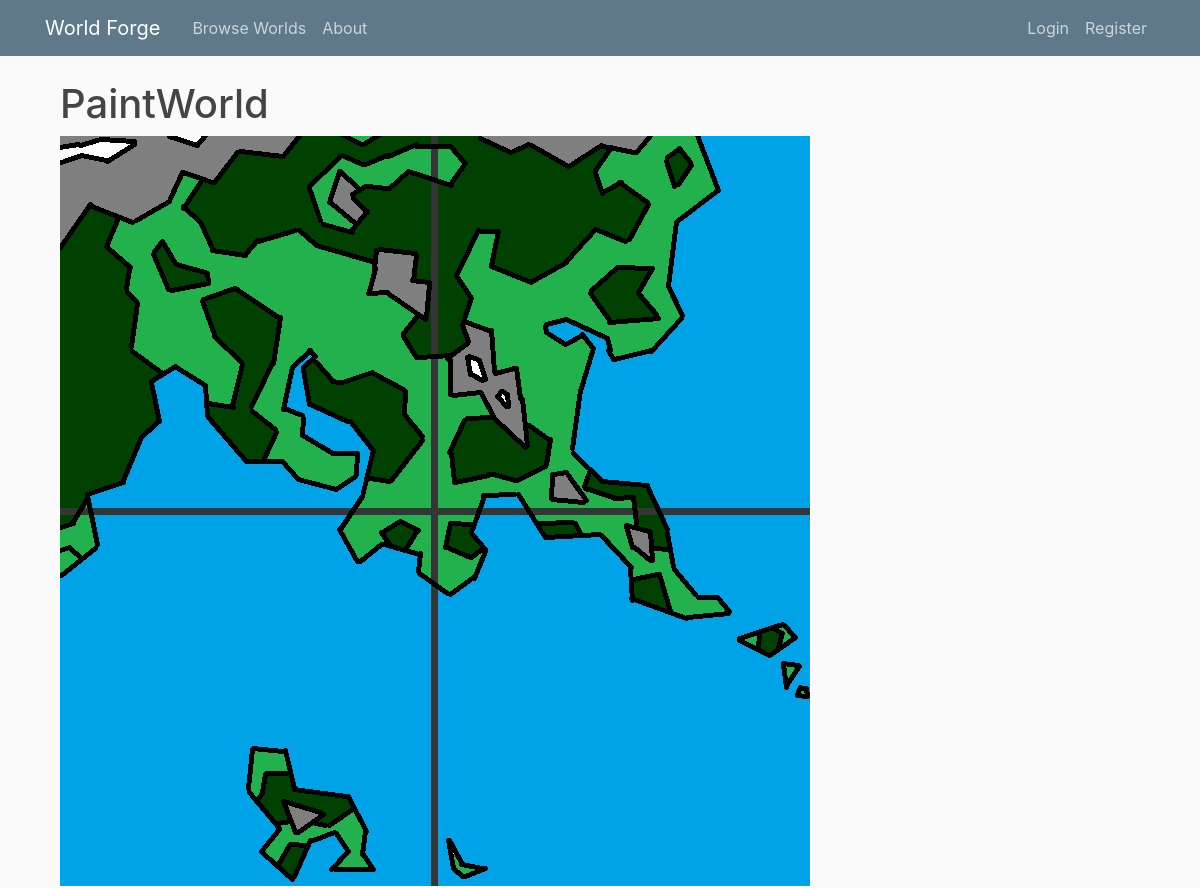
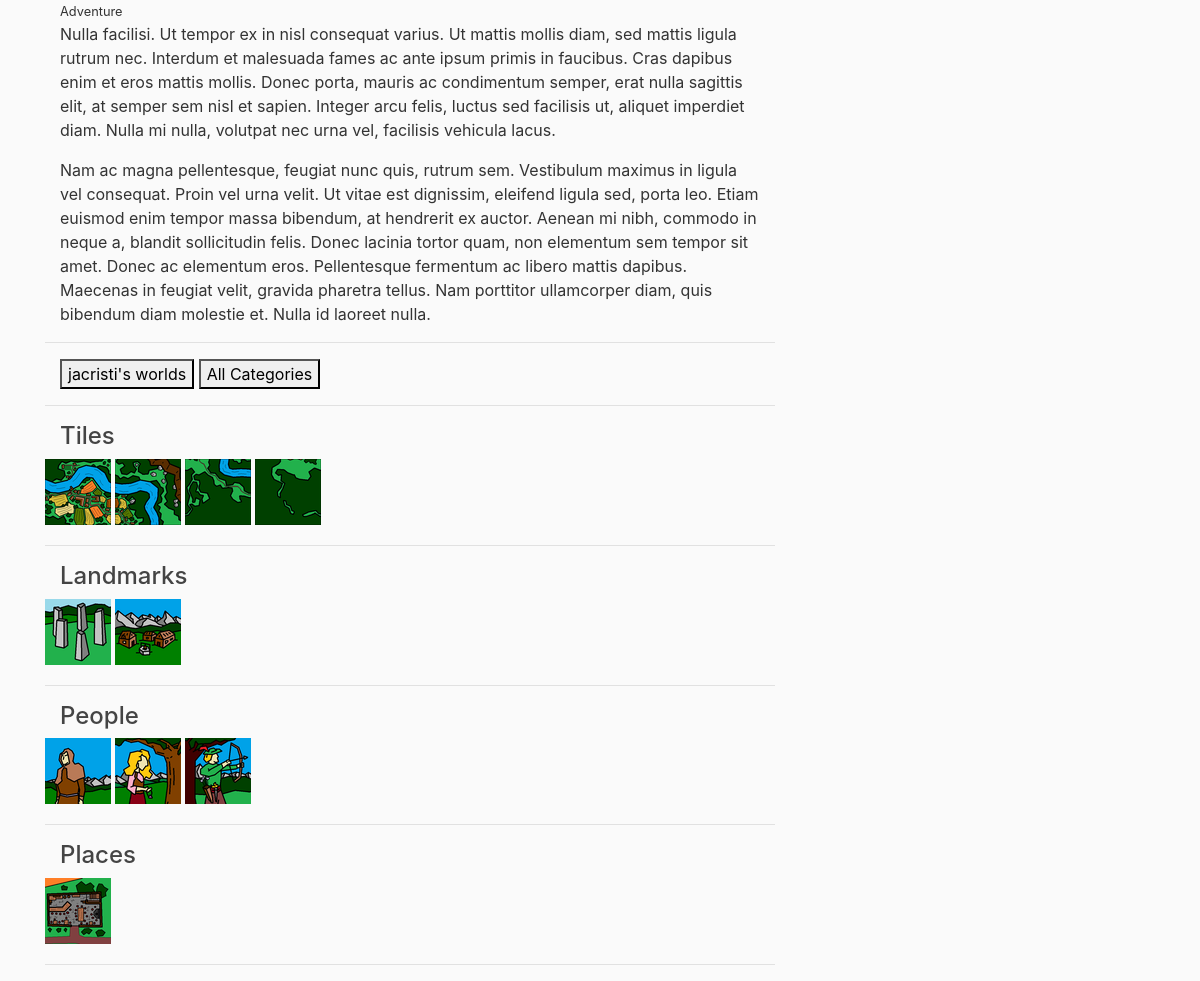
The app's page /forge/jacristi/PaintWorld/ with its own data (2 pictures, top to bottom).
### forge/models.py (models this page shows, shortened)
class World(models.Model):
    is_public = models.BooleanField(default=False)
    name = models.CharField(max_length=100, validators=[validate_name,])
    genre = models.CharField(max_length=100, blank=True)
    description = models.TextField(blank=True)
    story = models.TextField(blank=True)
    creator = models.ForeignKey(User, on_delete=models.CASCADE)
    image = models.ImageField(default='default_world.jpg', upload_to='world_images')
    image_thumb = models.ImageField(default='default_world_thumb.jpg', upload_to='world_images/thumbs')
    image_credit = models.CharField(max_length=120, blank=True)
    str_name = models.CharField(max_length=200, blank=True)
    class Meta:
        ordering = ('str_name',)
        unique_together= (('creator', 'name'),)

class Tile(models.Model):
    loc = None # Will be used for determining the location of Tiles in the grid/table on the page itself
    name = models.CharField(max_length=100, validators=[validate_name,])
    description = models.TextField(blank=True)
    story = models.TextField(blank=True)
    world = models.ForeignKey(World, on_delete=models.CASCADE)
    creator = models.ForeignKey(User, on_delete=models.CASCADE)
    image = models.ImageField(default='default_tile.jpg', upload_to='tile_images')
    image_thumb = models.ImageField(default='default_tile_thumb.jpg', upload_to='tile_images/thumbs')
    image_credit = models.CharField(max_length=120, blank=True)
    str_name = models.CharField(max_length=200, blank=True)
    class Meta:
        ordering = ('str_name',)
        unique_together= (('creator', 'world', 'name'),)

class Category(models.Model): # Tile will be the initial, default Category of Things
    name = models.CharField(max_length=100, validators=[validate_name,])
    description = models.TextField(blank=True)
    story = models.TextField(blank=True)
    world = models.ForeignKey(World, on_delete=models.CASCADE)
    creator = models.ForeignKey(User, on_delete=models.CASCADE)
    tile = models.ManyToManyField(Tile, blank=True) #Named incorrectly should be plural tiles, not singular tile
    created_tile_name = None
    str_name = models.CharField(max_length=200, blank=True)
    class Meta:
        ordering = ('str_name',)
        verbose_name_plural = "categories"
        unique_together= (('creator', 'world', 'name'),)

class Thing(models.Model):
    name = models.CharField(max_length=100, validators=[validate_name,])
    description = models.TextField(blank=True)
    story = models.TextField(blank=True)
    category = models.ForeignKey(Category, on_delete=models.CASCADE, blank=False)
    world = models.ForeignKey(World, on_delete=models.CASCADE)
    creator = models.ForeignKey(User, on_delete=models.CASCADE)
    image = models.ImageField(default='default_thing.jpg', upload_to='thing_images')
    image_thumb = models.ImageField(default='default_thing_thumb.jpg', upload_to='thing_images/thumbs')
    image_credit = models.CharField(max_length=120, blank=True)
    tiles = models.ManyToManyField(Tile, blank=True)
    created_tile_name = None
    str_name = models.CharField(max_length=200, blank=True)
    class Meta:
        ordering = ('str_name',)
        unique_together= (('creator', 'world', 'name', 'category'),)

### forge/views.py (the view)
# urls.py: url(r'^(?P<username>[A-Za-z0-9]+)/(?P<world_name>[^\\]+)/$', views.world_detail, name='world_detail'),
def world_detail(request, username, world_name):
    user_obj = User.objects.get(username=username)
    world = World.objects.get(creator=user_obj, name=world_name)
    tiles = Tile.objects.filter(creator=user_obj, world=world)
    categories = Category.objects.filter(creator=user_obj, world=world)
    things = Thing.objects.filter(creator=user_obj, world=world)
    is_user = True if request.user == user_obj else False
    context = {
        'is_user': is_user,
        'user_obj':user_obj,
        'world': world,
        'tiles': tiles,
        'categories':categories,
        'things': things,
        }
    return render(request, 'forge/world_detail.html', context)

### forge/templates/forge/world_detail.html (shortened to what this page needs)
{% extends 'forge/base.html' %}
{% load static %}
{% block content %}
{% if world.is_public or is_user %}
  <div class='container'>
    <h1>{{ world.name }}
    </h1>
    <img src="{{ world.image.url }}">
    <small>{{ world.genre }}</small>
    <p>{{ world.description }}</p>
    <p>{{ world.story }}</p>
  </div>
  <hr/>
  <div class="container">
      <a href="{% url 'world_index' user_obj.username %}" style='text-decoration: none'><button>{{ user_obj.username }}'s worlds</button></a>
      <a href="{% url 'category_index' user_obj.username world.name %}" style='text-decoration: none'><button>All Categories</button></a>
  </div>
  <hr/>
  <div class="container">
    <h4>Tiles</h4>
    <div class="row">
      {% for tile in tiles %}
        <div class="mb-1 mr-1">
          <a href="{% url 'tile_detail' user_obj.username world.name tile.name %}">
            <img src="{{ tile.image_thumb.url }}" title="{{ tile.name }}">
          </a>
        </div>
      {% endfor %}
    </div>
  </div>
  <hr/>
  {% for category in categories %}
    <div class="container mb-1 mr-1">
      <a href="{% url 'category_detail' user_obj.username world.name category.name %}">
          <h4 style="text-decoration:none">{{ category.name }}</h4>
      </a>
      <div class="row">
      {% for thing in things %}
        {% if thing.category == category %}
        <div class="mb-1 mr-1">
          <a href="{% url 'thing_detail' user_obj.username world.name category.name thing.name %}">
            <img src="{{ thing.image_thumb.url }}" title="{{ thing.name }}">
          </a>
        </div>
        {% endif %}
      {% endfor %}
      </div>
    </div>
    <hr/>
  {% endfor %}
{% else %}
<h2> This world is set to private</h2>
{% endif %}
{% endblock %}

### forge/templates/forge/base.html (shortened to what this page needs)
{% load static %}
<!DOCTYPE html>
<html lang="en">
<head>
  <link rel="stylesheet" href="https://maxcdn.bootstrapcdn.com/bootstrap/4.0.0/css/bootstrap.min.css">
  <link rel="stylesheet" type='text/css' href="{% static 'forge/main.css' %}">
</head>
<body>
  <header class="site-header">
    <nav class="navbar navbar-expand-md navbar-dark bg-steel fixed-top">
      <div class="container">
        <a class="navbar-brand mr-4" href="{% url 'forge_home' %}">World Forge</a>
        <div class="collapse navbar-collapse" id="navbarToggle">
          <div class="navbar-nav mr-auto">
            <a class="nav-item nav-link" href="{% url 'browse_worlds' %}">Browse Worlds</a>
            <a class="nav-item nav-link" href="#">About</a>
          </div>
          <div class="navbar-nav">
            {% if user.is_authenticated %}
              <a class="nav-item nav-link" href="{% url 'world_index' user.username %}">My Worlds</a>
              <a class="nav-item nav-link" href="{% url 'profile' %}">{{ user.username }}</a>
              <a class="nav-item nav-link" href="{% url 'logout' %}">Logout</a>
            {% else %}
              <a class="nav-item nav-link" href="{% url 'login' %}">Login</a>
              <a class="nav-item nav-link" href="{% url 'register' %}">Register</a>
            {% endif %}
          </div>
        </div>
      </div>
    </nav>
  </header>
    <main role="main" class="container">
      <div class="row">
        <div class="col-md-8">
          {% block content %}{% endblock %}
        </div>
      </div>
    </main>
</body>
</html>

### forge/static/forge/main.css (style rules this page uses)
body { background: #fafafa; color: #333333; margin-top: 5rem; }
h1, h2, h3, h4, h5, h6 { color: #444444; }
.bg-steel { background-color: #5f788a; }
.site-header .navbar-nav .nav-link { color: #cbd5db; }

### records on screen
World: name "PaintWorld", image (picture), genre "Adventure", description "Nulla facilisi. Ut tempor ex in nisl consequat varius. Ut mattis mollis diam, sed mattis ligula rutrum nec. Interdum et malesuada fames ac ante ipsum primis in faucibus. Cras dapibus enim et eros mattis mollis. Donec porta, mauris ac condimentum semper, erat nulla sagittis elit, at semper sem nisl et sapien. Integer arcu felis, luctus sed facilisis ut, aliquet imperdiet diam. Nulla mi nulla, volutpat nec urna vel, facilisis vehicula lacus.", story "Nam ac magna pellentesque, feugiat nunc quis, rutrum sem. Vestibulum maximus in ligula vel consequat. Proin vel urna velit. Ut vitae est dignissim, eleifend ligula sed, porta leo. Etiam euismod enim tempor massa bibendum, at hendrerit ex auctor. Aenean mi nibh, commodo in neque a, blandit sollicitudin felis. Donec lacinia tortor quam, non elementum sem tempor sit amet. Donec ac elementum eros. Pellentesque fermentum ac libero mattis dapibus. Maecenas in feugiat velit, gravida pharetra tellus. Nam porttitor ullamcorper diam, quis bibendum diam molestie et. Nulla id laoreet nulla."
Tile: image_thumb (picture)
Tile: image_thumb (picture)
Tile: image_thumb (picture)
Tile: image_thumb (picture)
Category: name "Landmarks"
Thing: image_thumb (picture)
Thing: image_thumb (picture)
Category: name "People"
Thing: image_thumb (picture)
Thing: image_thumb (picture)
Thing: image_thumb (picture)
Category: name "Places"
Thing: image_thumb (picture)

### other values on screen
{{ user_obj.username }} "jacristi"
